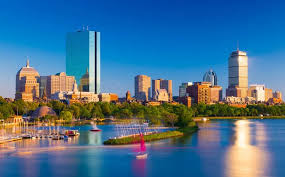
#> input picture photos/boston.jpg, 285 x 177 px
$ python splitmerge.py
#> lines starting #> are read from the running program, lines starting #| are printed output that depends on the picture
import cv2 as cv
import numpy as np

img = cv.imread('photos/boston.jpg')
#> img is the input picture: shape (177, 285, 3); mean B, G, R 144.2, 113.4, 73
cv.imshow('Boston', img)

#splitting an image into its respective color channels - blue, green and red
b,g,r = cv.split(img)
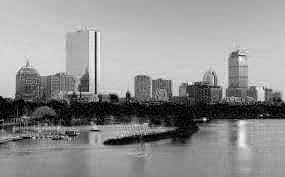
#> b: shape (177, 285); min 0, max 255, mean 144.2
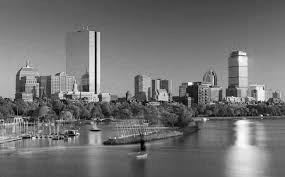
#> g: shape (177, 285); min 0, max 255, mean 113.4
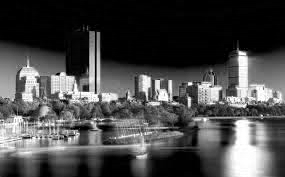
#> r: shape (177, 285); min 0, max 255, mean 73

#shows the intensity of each color as light and dark in the form of a grayscale image
cv.imshow('Blue', b)
cv.imshow('Green', g)
cv.imshow('Red', r)

print(img.shape) #3 in the shape represents 3 color channels
#| (177, 285, 3)
print(b.shape)
#| (177, 285)
print(g.shape)
#| (177, 285)
print(r.shape)
#| (177, 285)

#merging the color channels together
merged = cv.merge([b,g,r])
cv.imshow('Merged image', merged)

#to see the actual color involved instead of grayscale
#by reconstructing the image
blank = np.zeros(img.shape[:2], dtype='uint8')

blue = cv.merge([b,blank,blank])
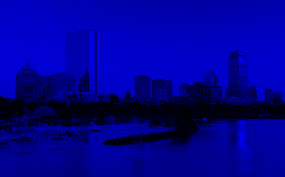
#> blue: shape (177, 285, 3); mean of channels 0, 1, 2 144.2, 0, 0; drawn as B, G, R
green = cv.merge([blank,g,blank])
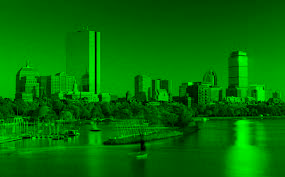
#> green: shape (177, 285, 3); mean of channels 0, 1, 2 0, 113.4, 0; drawn as B, G, R
red = cv.merge([blank,blank,r])
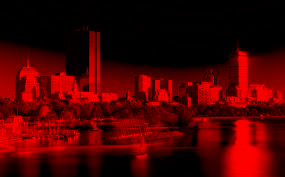
#> red: shape (177, 285, 3); mean of channels 0, 1, 2 0, 0, 73; drawn as B, G, R

cv.imshow('Blue', blue)
cv.imshow('Green', green)
cv.imshow('Red', red)

cv.waitKey(0)

$ run again, with photos/bigdog.jpg copied over photos/boston.jpg
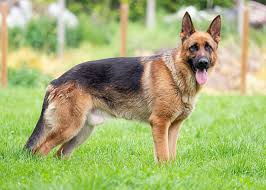
#> input picture photos/bigdog.jpg, 266 x 190 px
#> img is the input picture: shape (190, 266, 3); mean B, G, R 116.4, 177.8, 166.7
#| (190, 266, 3)
#| (190, 266)
#| (190, 266)
#| (190, 266)
#> `green = cv.merge([blank,g,blank])`:
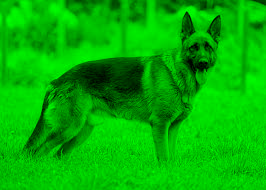
#> green: shape (190, 266, 3); mean of channels 0, 1, 2 0, 177.8, 0; drawn as B, G, R
#> `red = cv.merge([blank,blank,r])`:
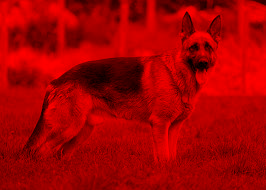
#> red: shape (190, 266, 3); mean of channels 0, 1, 2 0, 0, 166.7; drawn as B, G, R

$ run again, with photos/cats.jpg copied over photos/boston.jpg
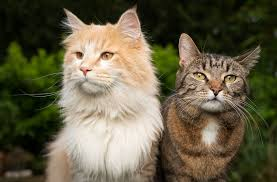
#> input picture photos/cats.jpg, 277 x 182 px
#> img is the input picture: shape (182, 277, 3); mean B, G, R 71.5, 94.9, 101.7
#| (182, 277, 3)
#| (182, 277)
#| (182, 277)
#| (182, 277)
#> `green = cv.merge([blank,g,blank])`:
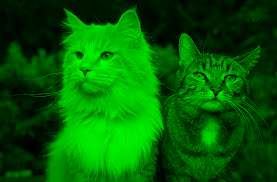
#> green: shape (182, 277, 3); mean of channels 0, 1, 2 0, 94.9, 0; drawn as B, G, R
#> `red = cv.merge([blank,blank,r])`:
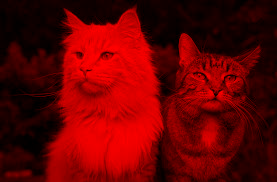
#> red: shape (182, 277, 3); mean of channels 0, 1, 2 0, 0, 101.7; drawn as B, G, R
